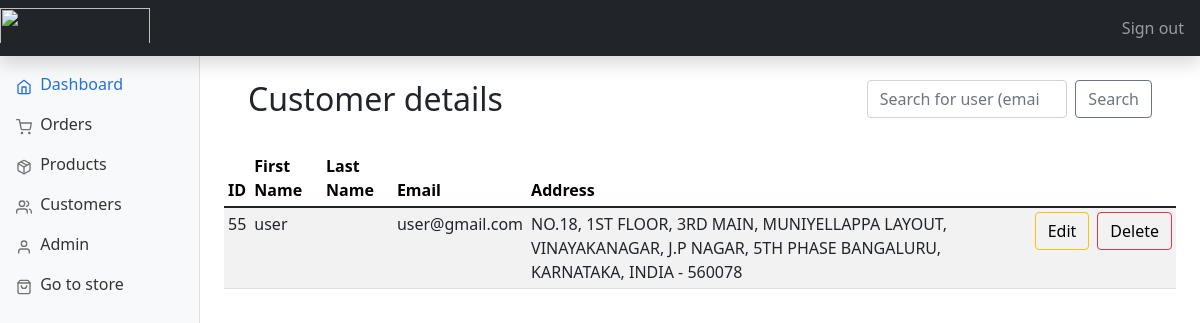
The page /admin/customers.php?id=55 (signed in) on the database its author committed.
### tables this page shows
CREATE TABLE `user` (
  `user_Lname` varchar(20) NOT NULL,
  `email` varchar(50) NOT NULL,
  `user_password` varchar(50) NOT NULL,
  `user_id` int(3) NOT NULL,
  `user_fname` varchar(20) NOT NULL,
  `user_address` text NOT NULL
);

### admin/includes/functions.php (called while the page is built, shortened)
<?php
$connection = mysqli_connect("localhost", "root", "", "PharmEasy");
function query($query)
{
    global $connection;
    $run = mysqli_query($connection, $query);
    if ($run) {
        while ($row = $run->fetch_assoc()) {
            $data[] = $row;
        }
        return $data;
    } else {
        return 0;
    }
}
function all_users()
{
    $query = "SELECT user_id ,user_fname ,user_lname ,email ,user_address FROM user";
    $data = query($query);
    return $data;
}
function get_user_details()
{
    if ($_GET['id']) {
        $id = $_GET['id'];
        $query = "SELECT * FROM user WHERE user_id=$id";
        $data = query($query);
        return $data;
    }
}
function check_admin($id)
{
    $query = "SELECT admin_id FROM admin where admin_id='$id'";
    $row = query($query);
    if (empty($row)) {
        return 0;
    } else {
        return 1;
    }
}

### admin/customers.php (the view, shortened to what this page needs)
<?php
include "includes/head.php";
?>
<body>
    <?php
    include "includes/header.php"
    ?>
    <?php
    include "includes/sidebar.php";
    ?>
    <main class="col-md-9 ms-sm-auto col-lg-10 px-md-4">
        <div class="container">
            <div class="row align-items-start">
                <div class="col">
                    <br>
                    <h2>Customer details</h2>
                    <br>
                </div>
                <div class="col">
                    <br>
                    <form class="d-flex" method="GET" action="customers.php">
                        <input class="form-control me-2 col" type="search" name="search_user_email" placeholder="Search for user (email)" aria-label="Search">
                        <button class="btn btn-outline-secondary" type="submit" name="search_user" value="search">Search</button>
                    </form>
                    <br>
                </div>
            </div>
        </div>
        <div class="table-responsive">
            <table class="table table-striped table-sm">
                <thead>
                    <tr>
                        <th scope="col">ID</th>
                        <th scope="col">First Name</th>
                        <th scope="col">Last Name</th>
                        <th scope="col">Email</th>
                        <th scope="col">Address</th>
                </thead>
                <tbody>
                    <?php
                    $data = all_users();
                    if (isset($_GET['search_user'])) {
                        $query = search_user();
                        if (isset($query)) {
                            $data = $query;
                        } else {
                            get_redirect("customers.php");
                        }
                    } elseif (isset($_GET['id'])) {
                        $data = get_user_details();
                    }
                    $num = sizeof($data);
                    for ($i = 0; $i < $num; $i++) {
                    ?>
                        <tr>
                            <td><?php echo $data[$i]['user_id'] ?></td>
                            <td><?php echo $data[$i]['user_fname'] ?></td>
                            <td><?php echo $data[$i]['user_lname'] ?></td>
                            <td><?php echo $data[$i]['email'] ?></td>
                            <td><?php echo $data[$i]['user_address'] ?></td>
                            <td>
                                <button type="button" class="btn pull-left btn-outline-warning"><a style="text-decoration: none; color:black;" href="customers.php?edit=<?php echo $data[$i]['user_id'] ?>">Edit</a></button>
                            </td>
                            <td>
                                <button type="button" class="btn pull-left btn-outline-danger"><a style="text-decoration: none; color:black;" href="customers.php?delete=<?php echo $data[$i]['user_id'] ?>">Delete</a></button>
                            </td>
                        </tr>
                    <?php  }
                    ?>
                </tbody>
            </table>
        </div>
    </main>
</body>

### admin/dashboard.css (style rules this page uses)
body { font-size: 0.875rem; }

### rows shown on the page
user: user_id "55", user_fname "user", email "user@gmail.com", user_address "NO.18, 1ST FLOOR, 3RD MAIN, MUNIYELLAPPA LAYOUT, VINAYAKANAGAR, J.P NAGAR, 5TH PHASE BANGALURU, KARNATAKA, INDIA - 560078"
